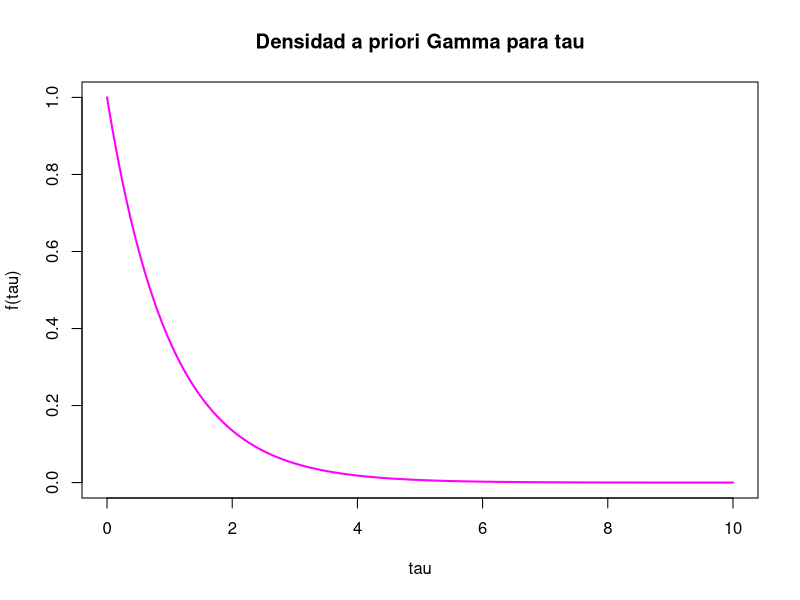
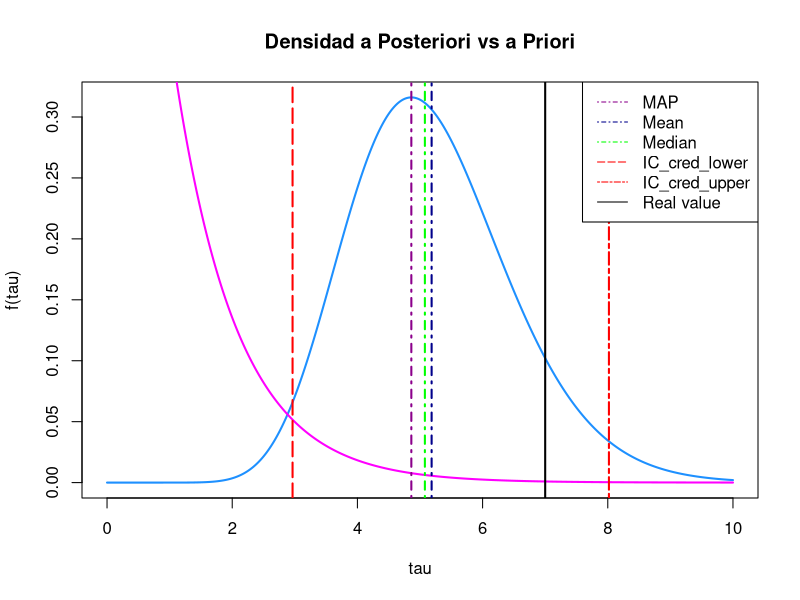
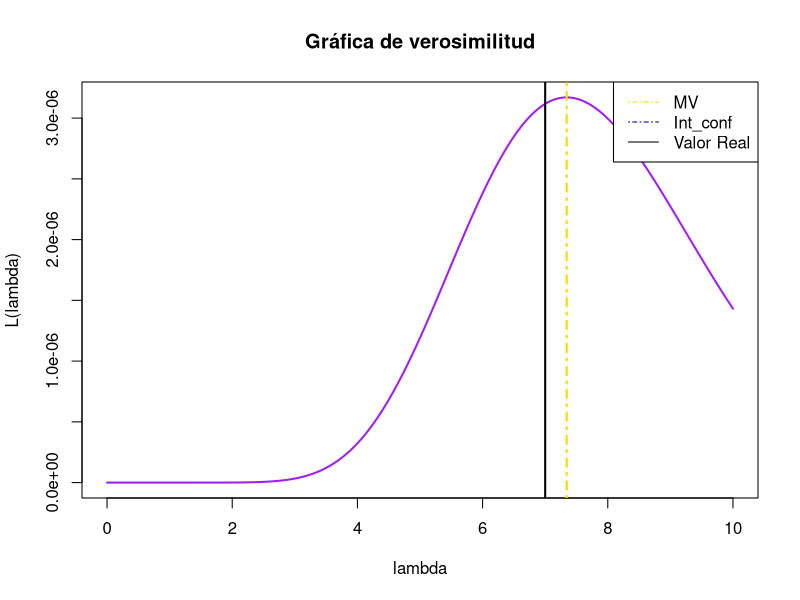

Here is the R script that generated these plots, in order:
## ---- chunk 1
rm(list = ls())
tau = 7
mu = 5
n = 30
set.seed(1010)
x = rnorm(n, mean = mu, sd = 1/sqrt(tau))

## ---- chunk 2
alpha =1
beta =1
p_range = seq(0, 10, .01)
priori_l = dgamma(p_range, rate = beta, shape = alpha)
plot(p_range, priori_l, col="magenta", type ="l", lwd = 2, xlab = "tau", ylab = "f(tau)", main = "Densidad a priori Gamma para tau")
## ---- chunk 3

suma_cuadrados = sum((x - mu)^2)  # Suma de los cuadrados de las diferencias

alpha_p = alpha + (n/2)
beta_p = suma_cuadrados-beta

post_l = dgamma(p_range, rate = beta_p, shape = alpha_p)

plot(p_range, post_l, col="dodgerblue", type ="l", lwd = 2, xlab = "tau", ylab = "f(tau)", main = "Densidad a Posteriori vs a Priori")
lines(p_range, priori_l, col="magenta", type ="l", lwd = 2)

IC_cred = qgamma(c(0.025, 0.975), shape = alpha_p, rate = beta_p)

MAP = (alpha_p-1)/beta_p
Mean = alpha_p/beta_p
Median = qgamma(0.5, shape = alpha_p, rate = beta_p)

abline(v = MAP, lwd = 2, col = "darkmagenta", lty = 4)
abline(v = Mean, lwd = 2, col = "blue4", lty = 4)
abline(v = Median, lwd = 2, col = "green", lty = 4)
abline(v = IC_cred[1], lwd = 2, col = "red", lty = 5)
abline(v = IC_cred[2], lwd = 2, col = "red", lty = 6)
abline(v = tau, lwd = 2, col = "black", lty = 1)
legend("topright", c("MAP", "Mean", "Median", "IC_cred_lower", "IC_cred_upper", "Real value"), lty = c(4, 4, 4, 5, 6, 1), col = c("darkmagenta", "blue4", "green", "red", "red", "black"))


cat("MAP = ", MAP, "\n")
cat("Mean = ", Mean, "\n")
cat("Median = ", Median, "\n")
cat("Intervalo de credibilidad = ", IC_cred, "\n")
cat("Valor Real = ", tau, "\n")

## ---- chunk 4

verosim_v = c()
suma_cuadrados = sum((x - mu)^2)  # Suma de los cuadrados de las diferencias

for (t in p_range) {
  verosim = (t / (2 * pi))^(n / 2) * exp(-t * suma_cuadrados / 2)
  verosim_v = append(verosim_v, verosim)
}

MV = n/suma_cuadrados

threshold = MV * exp(-qchisq(0.95, df = 1) / 2)

IC_lower = min(p_range[verosim_v >= threshold])
IC_upper = max(p_range[verosim_v >= threshold])

plot(p_range, verosim_v, col="purple", type ="l", lwd = 2, xlab = "lambda", ylab = "L(lambda)", main = "Gráfica de verosimilitud")
abline(v = MV, lwd = 2, col = "gold", lty = 4)
abline(v = IC_lower , lwd = 2, col = "blue4", lty = 4)
abline(v = IC_upper, lwd = 2, col = "blue4", lty = 4)
abline(v = tau, lwd = 2, col = "black", lty = 1)
legend("topright", c("MV", "Int_conf", "Valor Real"), lty = c(4, 4, 1), col = c("gold", "blue4", "black"))


cat("MV = ", MV, "\n")
cat("Confidence Interval = ", IC_lower, ",", IC_upper)
